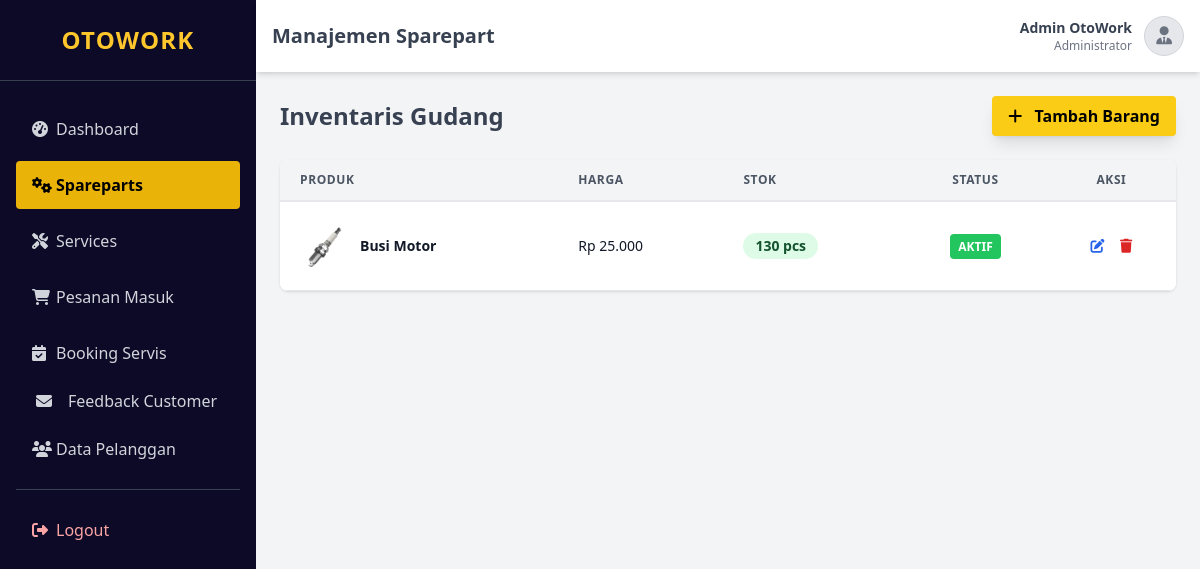
/admin/views/spareparts.php (signed in), run on the app's committed database.
### tables this page shows
CREATE TABLE `spareparts` (
  `id` int(11) NOT NULL,
  `part_name` varchar(255) NOT NULL,
  `description` text DEFAULT NULL,
  `price` int(11) NOT NULL,
  `stock` int(11) NOT NULL,
  `image_url` varchar(255) DEFAULT NULL,
  `is_featured` tinyint(1) NOT NULL DEFAULT 0,
  `is_active` tinyint(1) NOT NULL DEFAULT 1
);

### admin/views/spareparts.php (the view, shortened to what this page needs)
<?php
require_once '../../config/database.php';
$sql = "SELECT * FROM spareparts ORDER BY id DESC";
$result = $conn->query($sql);
?>
<!DOCTYPE html>
<html lang="id">
<head>
    <script src="https://cdn.tailwindcss.com"></script>
    <link rel="stylesheet" href="https://cdnjs.cloudflare.com/ajax/libs/font-awesome/6.4.2/css/all.min.css" />
</head>
<body class="bg-gray-100 font-sans">
    <div class="flex h-screen overflow-hidden">
        <?php require_once '../includes/sidebar.php'; ?>
        <div class="flex-1 flex flex-col w-full">
            <?php require_once '../includes/header.php'; ?>
            <main class="flex-1 overflow-x-hidden overflow-y-auto bg-gray-100 p-6">
                <div class="flex justify-between items-center mb-6">
                    <h3 class="text-2xl font-bold text-gray-700">Inventaris Gudang</h3>
                    <button onclick="openModal('add')" class="bg-yellow-400 hover:bg-yellow-500 text-black font-bold py-2 px-4 rounded shadow-lg transform hover:scale-105 transition">
                        <i class="fas fa-plus mr-2"></i> Tambah Barang
                    </button>
                </div>
                <div class="bg-white rounded-lg shadow overflow-hidden">
                    <table class="min-w-full leading-normal">
                        <thead>
                            <tr>
                                <th class="px-5 py-3 border-b-2 border-gray-200 bg-gray-100 text-left text-xs font-semibold text-gray-600 uppercase tracking-wider">Produk</th>
                                <th class="px-5 py-3 border-b-2 border-gray-200 bg-gray-100 text-left text-xs font-semibold text-gray-600 uppercase tracking-wider">Harga</th>
                                <th class="px-5 py-3 border-b-2 border-gray-200 bg-gray-100 text-left text-xs font-semibold text-gray-600 uppercase tracking-wider">Stok</th>
                                <th class="px-5 py-3 border-b-2 border-gray-200 bg-gray-100 text-center text-xs font-semibold text-gray-600 uppercase tracking-wider">Status</th>
                                <th class="px-5 py-3 border-b-2 border-gray-200 bg-gray-100 text-center text-xs font-semibold text-gray-600 uppercase tracking-wider">Aksi</th>
                            </tr>
                        </thead>
                        <tbody>
                            <?php if ($result->num_rows > 0): ?>
                                <?php while ($row = $result->fetch_assoc()): ?>
                                    <tr>
                                        <td class="px-5 py-5 border-b border-gray-200 bg-white text-sm">
                                            <div class="flex items-center">
                                                <div class="flex-shrink-0 w-12 h-12">
                                                    <img class="w-full h-full rounded-md object-cover"
                                                        src="<?= BASE_URL ?>/assets/img/spareparts/<?= $row['image_url'] ?>"
                                                        onerror="this.src='https://via.placeholder.com/150?text=No+Img'"
                                                        alt="" />
                                                </div>
                                                <div class="ml-3">
                                                    <p class="text-gray-900 font-bold whitespace-no-wrap"><?= htmlspecialchars($row['part_name']) ?></p>
                                                </div>
                                            </div>
                                        </td>
                                        <td class="px-5 py-5 border-b border-gray-200 bg-white text-sm">
                                            <p class="text-gray-900 whitespace-no-wrap">Rp <?= number_format($row['price'], 0, ',', '.') ?></p>
                                        </td>
                                        <td class="px-5 py-5 border-b border-gray-200 bg-white text-sm">
                                            <span class="relative inline-block px-3 py-1 font-semibold <?= $row['stock'] < 5 ? 'text-red-900' : 'text-green-900' ?> leading-tight">
                                                <span aria-hidden class="absolute inset-0 <?= $row['stock'] < 5 ? 'bg-red-200' : 'bg-green-200' ?> opacity-50 rounded-full"></span>
                                                <span class="relative"><?= $row['stock'] ?> pcs</span>
                                            </span>
                                        </td>
                                        <td class="px-5 py-5 border-b border-gray-200 bg-white text-sm text-center">
                                            <a href="<?= BASE_URL ?>/logic/sparepart_master.php?act=toggle&id=<?= $row['id'] ?>" class="text-xs font-bold px-2 py-1 rounded <?= $row['is_active'] ? 'bg-green-500 text-white' : 'bg-gray-400 text-white' ?>">
                                                <?= $row['is_active'] ? 'AKTIF' : 'NON-AKTIF' ?>
                                            </a>
                                        </td>
                                        <td class="px-5 py-5 border-b border-gray-200 bg-white text-sm text-center">
                                            <button onclick='openModal("edit", <?= json_encode($row) ?>)' class="text-blue-600 hover:text-blue-900 mr-3">
                                                <i class="fas fa-edit"></i>
                                            </button>
                                            <button onclick="confirmDelete(<?= $row['id'] ?>)" class="text-red-600 hover:text-red-900">
                                                <i class="fas fa-trash"></i>
                                            </button>
                                        </td>
                                    </tr>
                                <?php endwhile; ?>
                            <?php else: ?>
                                <tr>
                                    <td colspan="5" class="text-center py-4">Belum ada barang di gudang.</td>
                                </tr>
                            <?php endif; ?>
                        </tbody>
                    </table>
                </div>
            </main>
        </div>
    </div>
</body>
</html>

### data on the page
spareparts: image_url (picture), part_name "Busi Motor", price "25.000", stock "130", is_active "AKTIF"

### other printed values
$pageTitle "Manajemen Sparepart"
$_SESSION['name'] "Admin OtoWork"
